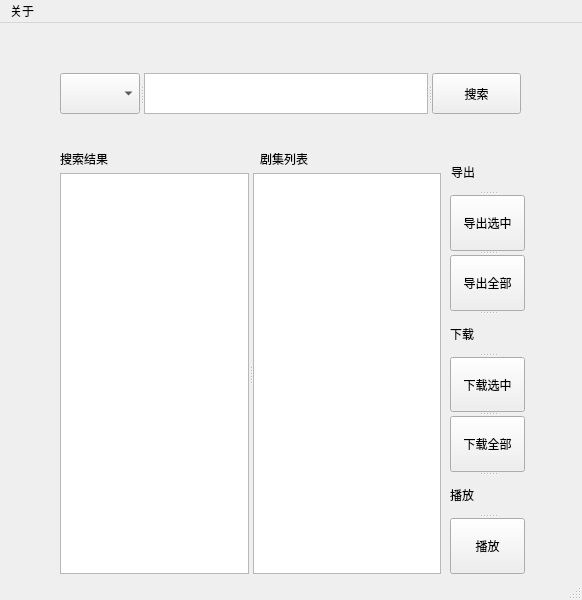
<?xml version="1.0" encoding="UTF-8"?>
<ui version="4.0">
 <class>MainWindow</class>
 <widget class="QMainWindow" name="MainWindow">
  <property name="geometry">
   <rect>
    <x>0</x>
    <y>0</y>
    <width>582</width>
    <height>600</height>
   </rect>
  </property>
  <property name="windowTitle">
   <string>MainWindow</string>
  </property>
  <widget class="QWidget" name="centralwidget">
   <widget class="QLabel" name="label_4">
    <property name="geometry">
     <rect>
      <x>60</x>
      <y>130</y>
      <width>54</width>
      <height>12</height>
     </rect>
    </property>
    <property name="text">
     <string>搜索结果</string>
    </property>
   </widget>
   <widget class="QLabel" name="label_5">
    <property name="geometry">
     <rect>
      <x>260</x>
      <y>130</y>
      <width>54</width>
      <height>12</height>
     </rect>
    </property>
    <property name="text">
     <string>剧集列表</string>
    </property>
   </widget>
   <widget class="QSplitter" name="splitter">
    <property name="geometry">
     <rect>
      <x>60</x>
      <y>50</y>
      <width>461</width>
      <height>41</height>
     </rect>
    </property>
    <property name="orientation">
     <enum>Qt::Horizontal</enum>
    </property>
    <widget class="QComboBox" name="cb_ports"/>
    <widget class="QTextEdit" name="te_search"/>
    <widget class="QPushButton" name="btn_search">
     <property name="text">
      <string>搜索</string>
     </property>
    </widget>
   </widget>
   <widget class="QSplitter" name="splitter_2">
    <property name="geometry">
     <rect>
      <x>60</x>
      <y>150</y>
      <width>381</width>
      <height>401</height>
     </rect>
    </property>
    <property name="orientation">
     <enum>Qt::Horizontal</enum>
    </property>
    <widget class="QListWidget" name="lt_results"/>
    <widget class="QListWidget" name="lt_drama"/>
   </widget>
   <widget class="QSplitter" name="splitter_3">
    <property name="geometry">
     <rect>
      <x>450</x>
      <y>130</y>
      <width>75</width>
      <height>421</height>
     </rect>
    </property>
    <property name="orientation">
     <enum>Qt::Vertical</enum>
    </property>
    <widget class="QLabel" name="label">
     <property name="text">
      <string>导出</string>
     </property>
     <property name="textFormat">
      <enum>Qt::AutoText</enum>
     </property>
     <property name="indent">
      <number>1</number>
     </property>
    </widget>
    <widget class="QPushButton" name="btn_out1">
     <property name="text">
      <string>导出选中</string>
     </property>
    </widget>
    <widget class="QPushButton" name="btn_out2">
     <property name="text">
      <string>导出全部</string>
     </property>
    </widget>
    <widget class="QLabel" name="label_2">
     <property name="text">
      <string>下载</string>
     </property>
    </widget>
    <widget class="QPushButton" name="btn_down1">
     <property name="text">
      <string>下载选中</string>
     </property>
    </widget>
    <widget class="QPushButton" name="btn_down2">
     <property name="text">
      <string>下载全部</string>
     </property>
    </widget>
    <widget class="QLabel" name="label_3">
     <property name="text">
      <string>播放</string>
     </property>
    </widget>
    <widget class="QPushButton" name="btn_play">
     <property name="text">
      <string>播放</string>
     </property>
    </widget>
   </widget>
  </widget>
  <widget class="QStatusBar" name="statusbar"/>
  <widget class="QMenuBar" name="menubar">
   <property name="geometry">
    <rect>
     <x>0</x>
     <y>0</y>
     <width>582</width>
     <height>23</height>
    </rect>
   </property>
   <widget class="QMenu" name="menu">
    <property name="title">
     <string>关于</string>
    </property>
    <addaction name="at_help"/>
    <addaction name="separator"/>
    <addaction name="at_about"/>
   </widget>
   <addaction name="menu"/>
  </widget>
  <action name="at_help">
   <property name="text">
    <string>帮助</string>
   </property>
  </action>
  <action name="at_about">
   <property name="text">
    <string>关于</string>
   </property>
  </action>
 </widget>
 <resources/>
 <connections/>
</ui>
